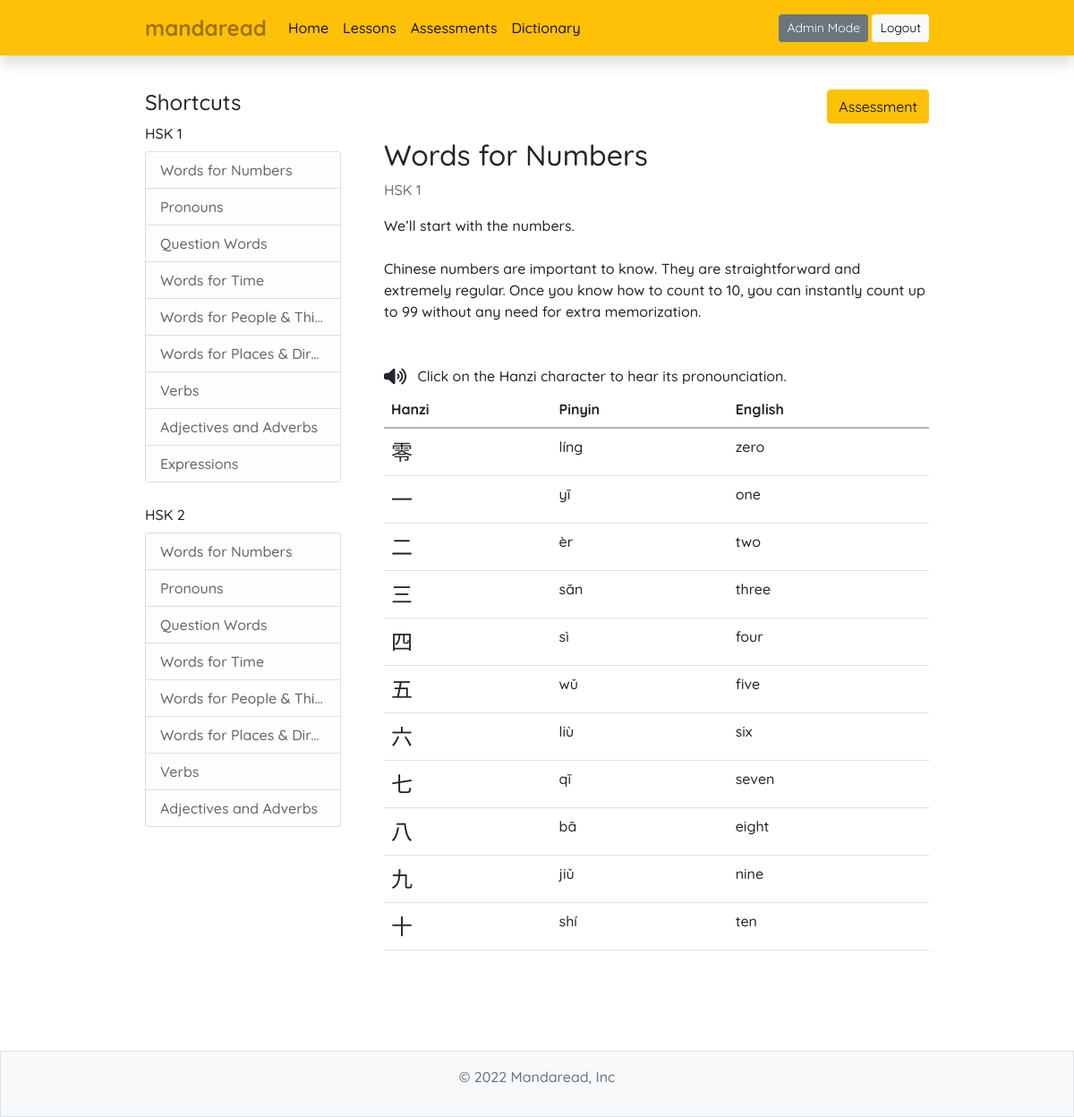
Page /lessons/1/ (signed in) on the committed database.
### lessonbank/models.py (models this page shows, shortened)
class LessonBank(models.Model):
    hsk = models.PositiveIntegerField(default=1, null=False, blank=False, validators=[MinValueValidator(1), MaxValueValidator(2)])
    title = models.CharField(max_length=255, null=False, blank=False)
    description = models.TextField(null=False, blank=False)
    read_by = models.ManyToManyField(User, blank=True)
    enable_table = models.BooleanField(default=True)

### dictionary/models.py (models this page shows, shortened)
class Dictionary(models.Model):
    HSK_LEVEL = (
        ('HSK-1', 'HSK-1'),
        ('HSK-2', 'HSK-2')
    )
    PART_OF_SPEECH = (
        ('noun', 'noun'),
        ('pronoun', 'pronoun'),
        ('verb', 'verb'),
        ('adjective', 'adjective'),
        ('adverb', 'adverb'),
        ('preposition', 'preposition'),
        ('conjunction', 'conjunction'),
        ('interjection', 'interjection')
    )
    from_lesson = models.ForeignKey(LessonBank, null=True, blank=True, on_delete=models.CASCADE)
    hanzi = models.CharField(max_length=50)
    pinyin = models.CharField(max_length=50)
    definition = models.CharField(max_length=255)
    part_of_speech = models.CharField(max_length=50, null=True, blank=True, choices=PART_OF_SPEECH)
    example = models.CharField(null=True, blank=True, max_length=250)
    translation = models.CharField(null=True, blank=True, max_length=250)

### lessonbank/views.py (the view)
# urls.py: path('<int:pk>/', views.LessonListDetailView.as_view(), name='mandaread-lesson'),
class LessonListDetailView(DetailView):
    model = LessonBank
    def get_context_data(self, **kwargs):
        context = super().get_context_data(**kwargs)
        user = get_object_or_404(User, username=self.request.user)
        pk = self.kwargs['pk']
        lesson_obj = LessonBank.objects.get(pk=pk)
        if not user in lesson_obj.read_by.all():
            lesson_obj.read_by.add(user)
            lessons_read = LessonBank.objects.filter(read_by=user).count()
            all_lessons = LessonBank.objects.all().count()
            percentage = round((lessons_read / all_lessons) * 100)
            achievement = AchievementLog()
            if percentage >= 25:
                if user.profile.lessons_25 != True:
                    user.profile.lessons_25 = True
                    achievement.achieved_by = user
                    achievement.date_time_achieved = datetime.datetime.now()
                    achievement.achievement = "Wheat of Prosperity"
                    achievement.save()
                    user.save()
            if percentage >= 50:
                if user.profile.lessons_50 != True:
                    user.profile.lessons_50 = True
                    achievement.achieved_by = user
                    achievement.date_time_achieved = datetime.datetime.now()
                    achievement.achievement = "Terracota Helmet"
                    achievement.save()
                    user.save()
            if percentage == 100:
                if user.profile.lessons_100 != True:
                    user.profile.lessons_100 = True
                    achievement.achieved_by = user
                    achievement.date_time_achieved = datetime.datetime.now()
                    achievement.achievement = "Golden Konghou"
                    achievement.save()
                    user.save()
        else:
            pass
        context['lesson_list_1'] = LessonBank.objects.filter(hsk=1)
        context['lesson_list_2'] = LessonBank.objects.filter(hsk=2)
        context['lesson_items'] = Dictionary.objects.filter(from_lesson=lesson_obj)
        user_log = UserLog()
        user_log.log_by = self.request.user.username
        user_log.action = "read lesson " + "\"HSK-" + str(lesson_obj.hsk) + ": " + lesson_obj.title + "\""
        user_log.date_time_logged = datetime.datetime.now()
        user_log.save()
        return context

### lessonbank/templates/lessonbank/lessonbank_detail.html
{% extends 'mandaread/base.html' %}
{% block content %}
<div class="container d-flex flex-column-reverse flex-lg-row col-12 col-lg-9 mb-5">
    <div class="me-lg-5 col-lg-3">
        <div class="content-section">
            <h4>Shortcuts</h4>
            <span>HSK 1</span>
            <ul class="list-group mt-2 mb-4">
                {% if lesson_list_1 %}
                    {% for lesson in lesson_list_1 %}
                        <a class="list-group-item list-group-item-light" href = "{% url 'mandaread-lesson' lesson.id %}">{{ lesson.title }}</a>
                    {% endfor %}
                {% else %}
                    <span class="text-muted h6">Oops! no lessons here yet!</span>
                {% endif %}
            </ul>
            <span>HSK 2</span>
            <ul class="list-group mt-2 mb-4">
                {% if lesson_list_2 %}
                    {% for lesson in lesson_list_2 %}
                        <a class="list-group-item list-group-item-light" href="{% url 'mandaread-lesson' lesson.id %}">{{ lesson.title }}</a>
                    {% endfor %}
                {% else %}
                    <span class = "text-muted h6">Oops! no lessons here yet!</span>
                {% endif %}
            </ul>
        </div>
    </div>
    <div class="d-flex flex-column mb-5 w-100">
        <div class="d-flex flex-column">
            <div class = "mb-3 align-self-end">
                <a href = "{% url 'mandaread-assessment' object.id %}" class="btn btn-warning">Assessment</a>
            </div>
            <h2 class = "me-3">{{ object.title }}</h2>
        </div>
        <p class="text-secondary">HSK {{ object.hsk }}</p>
        <p class="mb-5">{{ object.description|linebreaksbr }}</p>
        {% if object.enable_table == True %}
            <div class = "d-flex justify-content-between flex-column-reverse flex-md-row">
                <div class = "text-center">
                    <i class="fas fa-volume-up fa-lg me-2 mb-3"></i>
                    <span>Click on the Hanzi character to hear its pronounciation.</span>
                </div>
            </div>
            <table class="table table-hover">
                <thead>
                    <tr>
                        <th scope="col">Hanzi</th>
                        <th scope="col">Pinyin</th>
                        <th scope="col">English</th>
                    </tr>
                </thead>
                <tbody>
                    {% for item in lesson_items %}
                        <tr>
                            <td class = "hanzi" role = "button" data-toggle="tooltip" data-placement="left" title="Click me!">{{ item.hanzi }}</td>
                            <td>{{ item.pinyin }}</td>
                            <td >{{ item.definition }}</td>
                        </tr>
                    {% endfor %}
                </tbody>
            </table>
        {% endif %}
    </div>
</div>
{% endblock %}

### mandaread/static/mandaread/style.css (style rules this page uses)
body { font-family: 'Quicksand', sans-serif; padding-top: 100px; font-weight: 500; }
.list-group-item { overflow: hidden; text-overflow: ellipsis; white-space: nowrap; }
.hanzi { font-size: 1.5em; }
.table thead > tr > th { vertical-align: bottom; border-bottom: 2px solid hsl(0, 0%, 71%); }

### rows in the picture
LessonBank: title "Words for Numbers", hsk "1", description "We’ll start with the numbers. Chinese numbers are important to know. They are straightforward and extremely regular. Once you know how to count to 10, you can instantly count up to 99 without any need for extra memorization."
LessonBank: title "Pronouns"
LessonBank: title "Question Words"
LessonBank: title "Words for Time"
LessonBank: title "Words for People & Thi…"
LessonBank: title "Words for Places & Dir…"
LessonBank: title "Verbs"
LessonBank: title "Adjectives and Adverbs"
LessonBank: title "Expressions"
LessonBank: title "Words for Numbers"
LessonBank: title "Pronouns"
LessonBank: title "Question Words"
LessonBank: title "Words for Time"
LessonBank: title "Words for People & Thi…"
LessonBank: title "Words for Places & Dir…"
LessonBank: title "Verbs"
LessonBank: title "Adjectives and Adverbs"
Dictionary: hanzi "零", pinyin "líng", definition "zero"
Dictionary: hanzi "一", pinyin "yī", definition "one"
Dictionary: hanzi "二", pinyin "èr", definition "two"
Dictionary: hanzi "三", pinyin "sān", definition "three"
Dictionary: hanzi "四", pinyin "sì", definition "four"
Dictionary: hanzi "五", pinyin "wǔ", definition "five"
Dictionary: hanzi "六", pinyin "liù", definition "six"
Dictionary: hanzi "七", pinyin "qī", definition "seven"
Dictionary: hanzi "八", pinyin "bā", definition "eight"
Dictionary: hanzi "九", pinyin "jiǔ", definition "nine"
Dictionary: hanzi "十", pinyin "shí", definition "ten"
